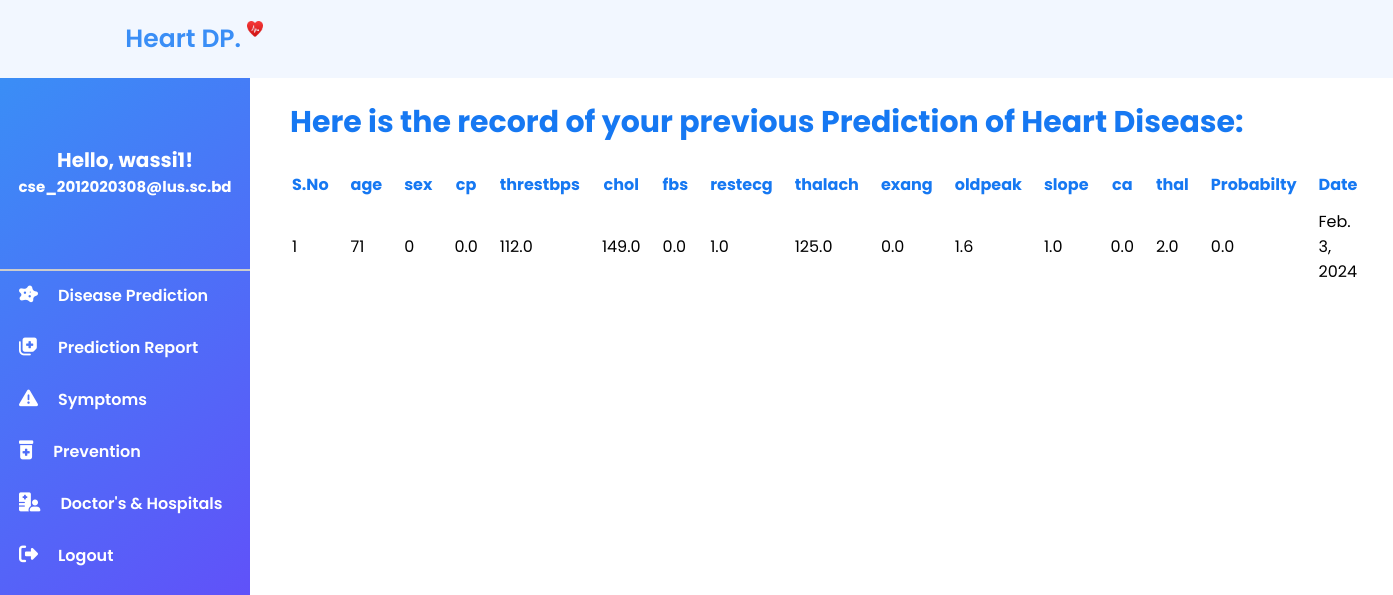
The page /report (signed in) on the database as committed earlier.
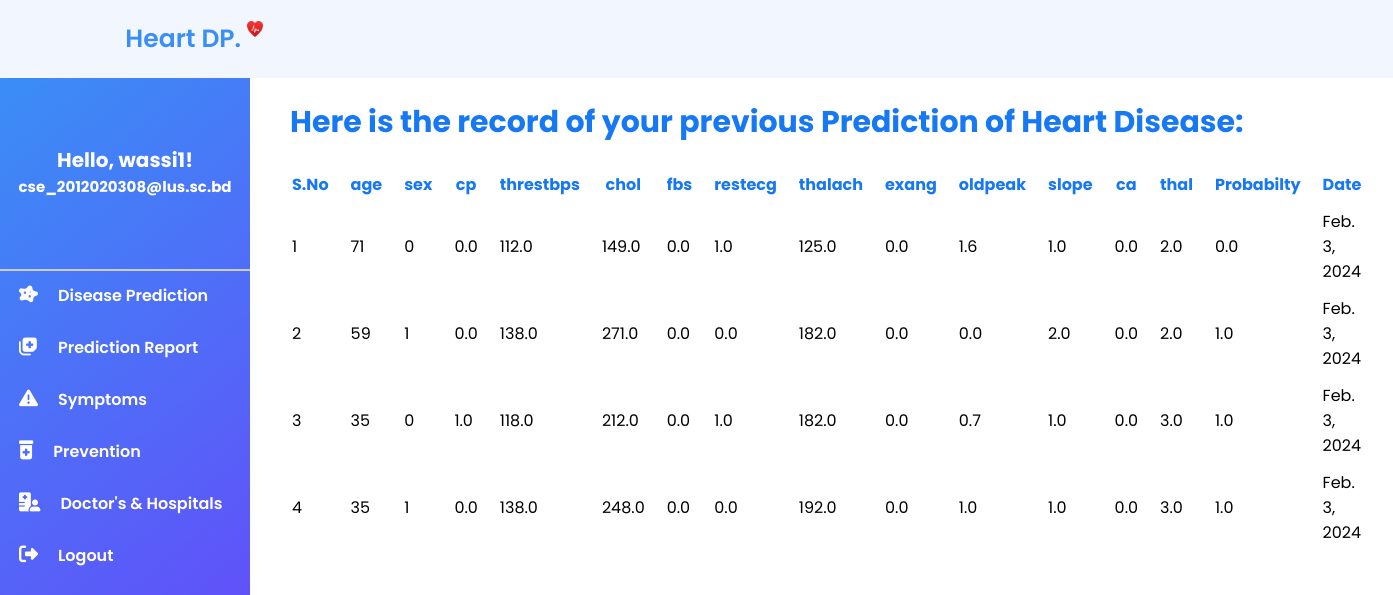
The same page on the database as committed later.
### heartDiseasePrediction/models.py (models this page shows, shortened)
class HeartData(models.Model):
    age = models.IntegerField()
    sex = models.IntegerField()
    cp = models.FloatField()
    trestbps = models.FloatField()
    chol = models.FloatField()
    fbs = models.FloatField()
    restcg = models.FloatField()
    thalach = models.FloatField()
    exang = models.FloatField()
    oldpeak = models.FloatField()
    slope = models.FloatField()
    ca = models.FloatField()
    thal = models.FloatField()
    owner = models.ForeignKey(get_user_model() , on_delete=models.CASCADE , related_name='owner' , null=True)
    date = models.DateField(auto_now_add=True)
    probability = models.FloatField(null=True)

### heartDiseasePrediction/views.py (the view)
# urls.py: path('report', views.Report , name='report'),
def Report(request):
    if request.user.is_authenticated:
        record_data = HeartData.objects.filter(owner = request.user) #Filter only those data
        return render(request, 'report.html', {'record_data':record_data})
    return redirect('signin')

### template/report.html (shortened to what this page needs)
<!DOCTYPE html>
<html lang="en">
<head>
  <link rel="stylesheet" href="static/css/sidebar.css">
  <link rel="stylesheet" href="static/css/rowcode.css">
</head>
<body>
  <header class="header">
    <a href="#" class="logo text-decoration-none">Heart DP. <img src="static/img/logo.png" alt="" /></a>
  </header>
  <section>
    <div class="side-menu">
      <center>
        <h2>Hello, {{ user.username }}!</h2>
        <h3> {{ user.email }}</h3>
      </center> <br>
      <hr>
      <a href="{% url 'dashboard'%}"><i class="fa-solid fa-disease"></i><span>Disease Prediction</span></a>
      <a href="{% url 'report'%}"><i class="fa-solid fa-notes-medical"></i><span>Prediction Report</span></a>
      <a href="{% url 'symptoms'%}"><i class="fa-solid fa-triangle-exclamation"></i><span>Symptoms</span></a>
      <a href="{% url 'prevention'%}"><i class="fa-solid fa-prescription-bottle-medical"></i><span>Prevention</span></a>
      <a href="{% url 'DoctorAndHospital'%}"><i class="fa-solid fa-hospital-user"></i><span>Doctor's &
          Hospitals</span></a>
      <a href="{% url 'signout'%}"><i class="fa-solid fa-right-from-bracket"></i><span>Logout</span></a>
    </div>
    <div class="data">
      <h1> Here is the record of your previous Prediction of Heart Disease: </h1>
      {% if record_data %}
      <br>
      <table>
        <thead>
          <tr>
            <th>S.No</th>
            <th>age</th>
            <th>sex</th>
            <th>cp</th>
            <th>threstbps</th>
            <th>chol</th>
            <th>fbs</th>
            <th>restecg</th>
            <th>thalach</th>
            <th>exang</th>
            <th>oldpeak</th>
            <th>slope</th>
            <th>ca</th>
            <th>thal</th>
            <th>Probabilty</th>
            <th>Date</th>
          </tr>
        </thead>
        <tbody>
          {% for data in record_data %}
          <tr>
            <td>{{ forloop.counter }}</td>
            <td>{{ data.age }}</td>
            <td>{{ data.sex }}</td>
            <td>{{ data.cp }}</td>
            <td>{{ data.trestbps }}</td>
            <td>{{ data.chol }}</td>
            <td>{{ data.fbs }}</td>
            <td>{{ data.restcg }}</td>
            <td>{{ data.thalach }}</td>
            <td>{{ data.exang }}</td>
            <td>{{ data.oldpeak }}</td>
            <td>{{ data.slope }}</td>
            <td>{{ data.ca }}</td>
            <td>{{ data.thal }}</td>
            <td>{{ data.probability }}</td>
            <td>{{ data.date }}</td>
          </tr>
          {% endfor %}
        </tbody>
      </table>
      {% else %}
      <br>
      <h5 style="font-size: 20px;">At present, there are no previous records associated with your medical history.</h5>
      {% endif %}
      <br>
      <br>
    </div>
  </section>
</body>
</html>

Rows that differ between the two databases and show on the page:
added HeartData: age "59", sex "1", cp "0.0", trestbps "138.0", chol "271.0", fbs "0.0", restcg "0.0", thalach "182.0", exang "0.0", oldpeak "0.0", slope "2.0", ca "0.0", thal "2.0", probability "1.0", date "Feb. 3, 2024"
added HeartData: age "35", sex "0", cp "1.0", trestbps "118.0", chol "212.0", fbs "0.0", restcg "1.0", thalach "182.0", exang "0.0", oldpeak "0.7", slope "1.0", ca "0.0", thal "3.0", probability "1.0", date "Feb. 3, 2024"
added HeartData: age "35", sex "1", cp "0.0", trestbps "138.0", chol "248.0", fbs "0.0", restcg "0.0", thalach "192.0", exang "0.0", oldpeak "1.0", slope "1.0", ca "0.0", thal "3.0", probability "1.0", date "Feb. 3, 2024"
